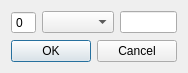
<?xml version="1.0" encoding="UTF-8"?>
<ui version="4.0">
 <class>FenetreModifAction</class>
 <widget class="QDialog" name="FenetreModifAction">
  <property name="geometry">
   <rect>
    <x>0</x>
    <y>0</y>
    <width>177</width>
    <height>69</height>
   </rect>
  </property>
  <property name="windowTitle">
   <string>Dialog</string>
  </property>
  <layout class="QGridLayout" name="gridLayout_2">
   <item row="0" column="0">
    <layout class="QGridLayout" name="gridLayout">
     <item row="0" column="0">
      <widget class="QSpinBox" name="spinBox">
       <property name="buttonSymbols">
        <enum>QAbstractSpinBox::NoButtons</enum>
       </property>
      </widget>
     </item>
     <item row="0" column="1">
      <widget class="QComboBox" name="comboBox"/>
     </item>
     <item row="0" column="2">
      <widget class="QLineEdit" name="lineEdit"/>
     </item>
    </layout>
   </item>
   <item row="1" column="0">
    <widget class="QDialogButtonBox" name="buttonBox">
     <property name="orientation">
      <enum>Qt::Horizontal</enum>
     </property>
     <property name="standardButtons">
      <set>QDialogButtonBox::Cancel|QDialogButtonBox::Ok</set>
     </property>
    </widget>
   </item>
  </layout>
 </widget>
 <resources/>
 <connections>
  <connection>
   <sender>buttonBox</sender>
   <signal>accepted()</signal>
   <receiver>FenetreModifAction</receiver>
   <slot>accept()</slot>
   <hints>
    <hint type="sourcelabel">
     <x>248</x>
     <y>254</y>
    </hint>
    <hint type="destinationlabel">
     <x>157</x>
     <y>274</y>
    </hint>
   </hints>
  </connection>
  <connection>
   <sender>buttonBox</sender>
   <signal>rejected()</signal>
   <receiver>FenetreModifAction</receiver>
   <slot>reject()</slot>
   <hints>
    <hint type="sourcelabel">
     <x>316</x>
     <y>260</y>
    </hint>
    <hint type="destinationlabel">
     <x>286</x>
     <y>274</y>
    </hint>
   </hints>
  </connection>
 </connections>
</ui>
